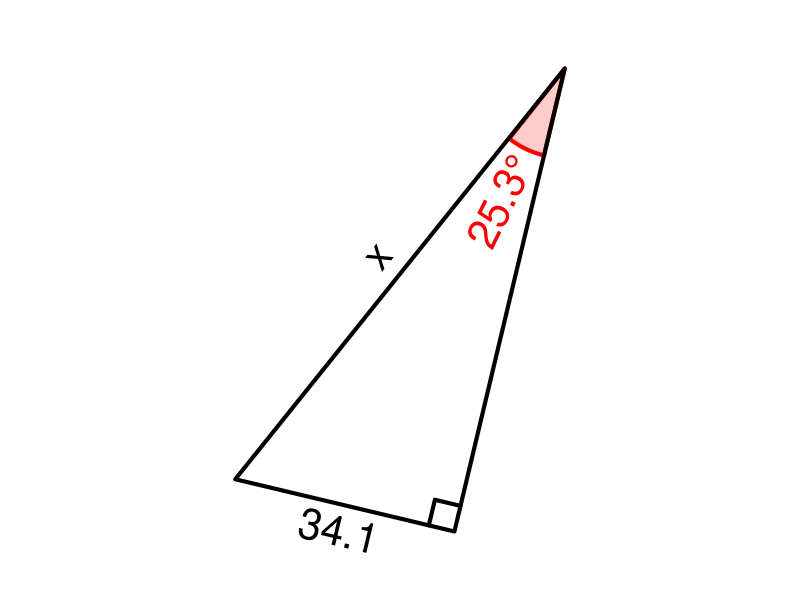
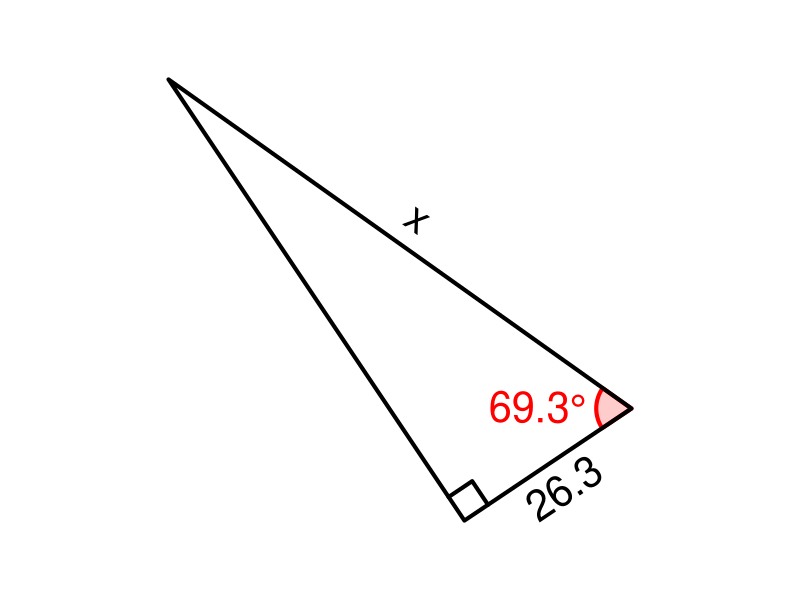
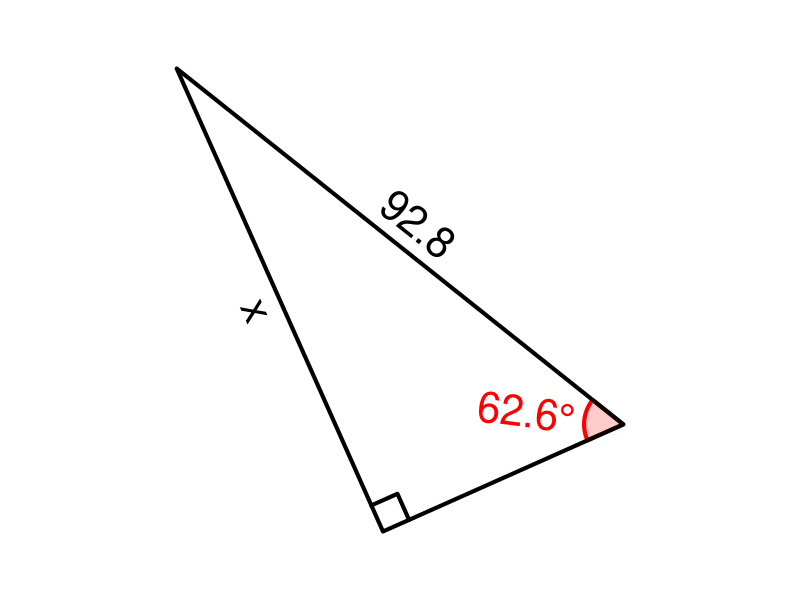
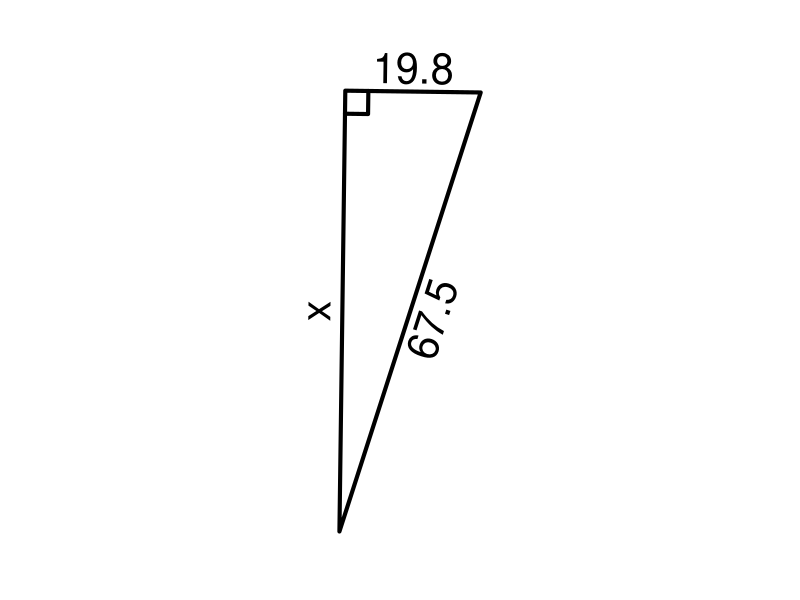
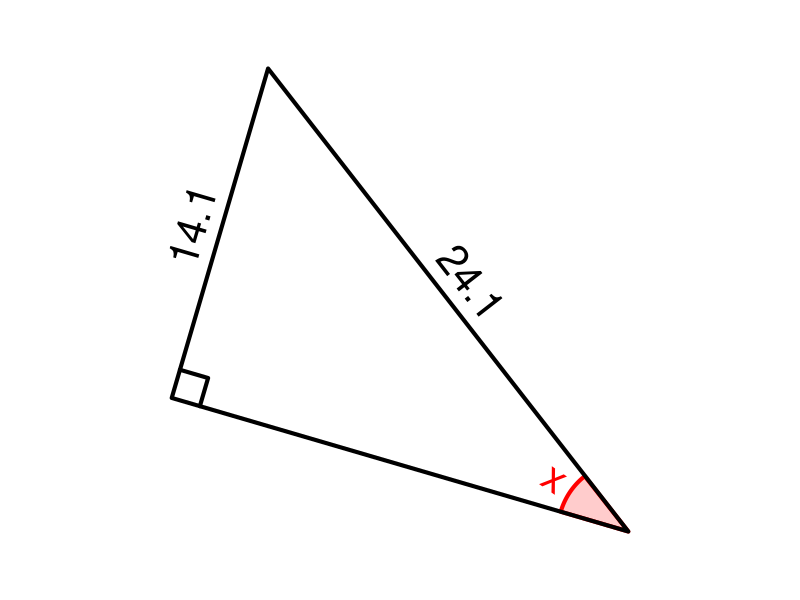
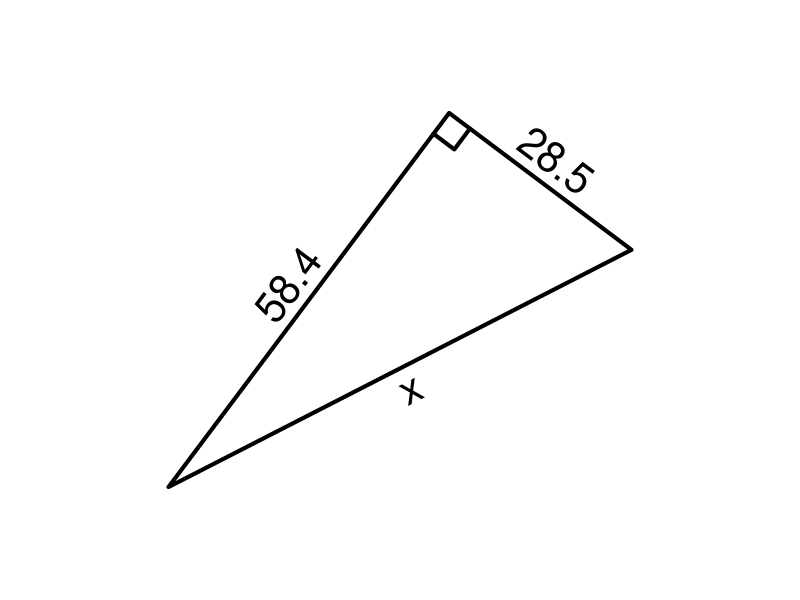
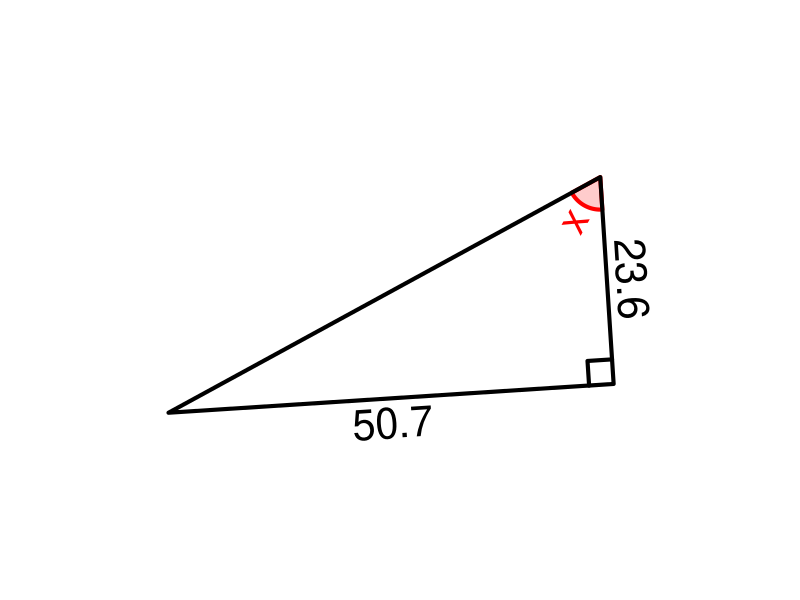
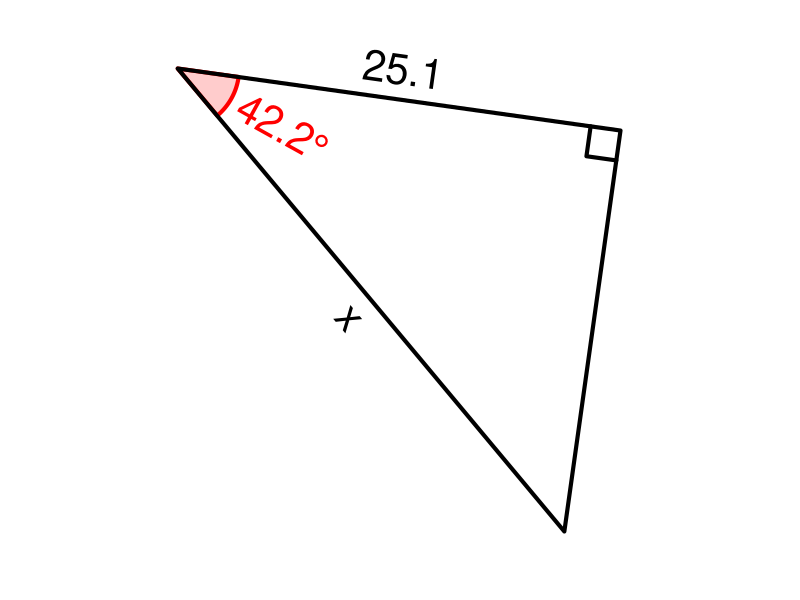

Recreate these plots in R, in order. (Note: this script raises an error after producing the figures.)
# Find the length or angle measure marked with an x. Type your answer using 3 significant figures. If the number is less than 1, use a leading 0. Angles are in RADIANS.

alist = ""

for(iii in 1:100){
    qt = sample(1:12,1)
    cex = 2.5
    lwd = 4
    # al,ol,hl,th
    while(T){
        deg = runif(1,15,79)
        th = deg/180*pi
        hl = runif(1,10,100)
        ol = hl*sin(th)
        al = hl*cos(th)
        if(ol>11 && al>11 && hl<99){break}
    }
    if(qt==1){ #ol=hl*sin(th)
        hyp = signif(hl,3)
        ang = signif(deg,3)
        labs = c("","x",sprintf("%.1f",hyp),sprintf("%.1f°",ang)) #a,o,h,t
        ans = signif(hyp*sin(ang/180*pi),3)
        ansstr = sprintf("%.1f",ans)
        atag = ""
    }
    if(qt==2){ #hl=ol/sin(th)
        opp = signif(ol,3)
        ang = signif(deg,3)
        labs = c("",sprintf("%.1f",opp),"x",sprintf("%.1f°",ang)) #a,o,h,t
        ans = signif(opp/sin(ang/180*pi),3)
        ansstr = sprintf("%.1f",ans)
        atag = ""
    }
    if(qt==3){ #th=asin(ol/hl)
        opp = signif(ol,3)
        hyp = signif(hl,3)
        labs = c("",sprintf("%.1f",opp),sprintf("%.1f",hyp),"x") #a,o,h,t
        ans = signif(asin(opp/hyp)/pi*180,3)
        ansstr = sprintf("%.1f°",ans)
        atag = "°"
    }
    if(qt==4){ #al=hl*cos(th)
        hyp = signif(hl,3)
        ang = signif(deg,3)
        labs = c("x","",sprintf("%.1f",hyp),sprintf("%.1f°",ang)) #a,o,h,t
        ans = signif(hyp*cos(ang/180*pi),3)
        ansstr = sprintf("%.1f",ans)
        atag = ""
    }
    if(qt==5){ #hl=al/cos(th)
        adj = signif(al,3)
        ang = signif(deg,3)
        labs = c(sprintf("%.1f",adj),"","x",sprintf("%.1f°",ang)) #a,o,h,t
        ans = signif(adj/cos(ang/180*pi),3)
        ansstr = sprintf("%.1f",ans)
        atag = ""
    }
    if(qt==6){ #th=acos(al/hl)
        adj = signif(al,3)
        hyp = signif(hl,3)
        labs = c(sprintf("%.1f",adj),"",sprintf("%.1f",hyp),"x") #a,o,h,t
        ans = signif(acos(adj/hyp)/pi*180,3)
        ansstr = sprintf("%.1f°",ans)
        atag = "°"
    }
    if(qt==7){ #ol=al*tan(th)
        adj = signif(al,3)
        ang = signif(deg,3)
        labs = c(sprintf("%.1f",adj),"x","",sprintf("%.1f°",ang)) #a,o,h,t
        ans = signif(adj*tan(ang/180*pi),3)
        ansstr = sprintf("%.1f",ans)
        atag = ""
    }
    if(qt==8){ #al=ol/tan(th)
        opp = signif(ol,3)
        ang = signif(deg,3)
        labs = c("x",sprintf("%.1f",opp),"",sprintf("%.1f°",ang)) #a,o,h,t
        ans = signif(opp/tan(ang/180*pi),3)
        ansstr = sprintf("%.1f",ans)
        atag = ""
    }
    if(qt==9){ #th=atan(ol/al)
        opp = signif(ol,3)
        adj = signif(al,3)
        labs = c(sprintf("%.1f",adj),sprintf("%.1f",opp),"","x") #a,o,h,t
        ans = signif(atan(opp/adj)/pi*180,3)
        ansstr = sprintf("%.1f°",ans)
        atag = "°"
    }
    if(qt==10){
        opp = signif(ol,3)
        adj = signif(al,3)
        labs = c(sprintf("%.1f",adj),sprintf("%.1f",opp),"x","") #a,o,h,t
        ansstr = sprintf("%.1f",signif(sqrt(opp^2+adj^2),3))
        ans = signif(sqrt(opp^2+adj^2),3)
        atag = ""
    }
    if(qt==11){
        opp = signif(ol,3)
        hyp = signif(hl,3)
        labs = c("x",sprintf("%.1f",opp),sprintf("%.1f",hyp),"") #a,o,h,t
        ansstr = sprintf("%.1f",signif(sqrt(hyp^2-opp^2),3))
        ans = signif(sqrt(hyp^2-opp^2),3)
        atag = ""
    }
    if(qt==12){
        adj = signif(al,3)
        hyp = signif(hl,3)
        labs = c(sprintf("%.1f",adj),"x",sprintf("%.1f",hyp),"") #a,o,h,t
        ansstr = sprintf("%.1f",signif(sqrt(hyp^2-adj^2),3))
        ans = signif(sqrt(hyp^2-adj^2),3)
        atag = ""
    }
    hstr = labs[3]
    astr = labs[1]
    ostr = labs[2]
    angstr = labs[4]
    png(paste0("p3/q",sprintf("%03d",iii),".png"),480,480)
    par(mar=c(0,0,0,0),pty="s")
    refl = sample(c(T,F),1)
    bmp = 0.05
    xs = c(0,cos(th),cos(th))
    ys = c(0,0,sin(th))
    xlo = cos(th)+bmp
    ylo = sin(th)/2
    srto = 90
    xla = cos(th)/2
    yla = -bmp
    srta = 0
    xlh = cos(th)/2+bmp*cos(th+pi/2)
    ylh = sin(th)/2+bmp*sin(th+pi/2)
    srth = th/pi*180
    xang = 1.5*bmp*cos(seq(0,th,pi/360))/th
    yang = 1.5*bmp*sin(seq(0,th,pi/360))/th
    xlang = 1.5*bmp*cos(th/2)/th+bmp/3*cos(th/2)
    ylang = 1.5*bmp*sin(th/2)/th+bmp/3*sin(th/2)
    srtang = th/2/pi*180
    xsq = c(cos(th)-bmp,cos(th)-bmp,cos(th))
    ysq = c(0,bmp,bmp)
    if(refl){
        xs = -xs
        xlo = -xlo
        srto = -90
        xla = -xla
        srta = 0
        xlh = -xlh
        srth = -th/pi*180
        xang = -xang
        xlang = -xlang
        srtang = -th/2/pi*180
        xsq = -xsq
    }
    rotang = runif(1,0,2*pi)
    xs2 = xs*cos(rotang)-ys*sin(rotang)
    ys2 = xs*sin(rotang)+ys*cos(rotang)
    xlo2 = xlo*cos(rotang)-ylo*sin(rotang)
    ylo2 = xlo*sin(rotang)+ylo*cos(rotang)
    srto2 = (srto+rotang/pi*180+90)%%180-90
    xla2 = xla*cos(rotang)-yla*sin(rotang)
    yla2 = xla*sin(rotang)+yla*cos(rotang)
    srta2 = (srta+rotang/pi*180+90)%%180-90
    xlh2 = xlh*cos(rotang)-ylh*sin(rotang)
    ylh2 = xlh*sin(rotang)+ylh*cos(rotang)
    srth2 = (srth+rotang/pi*180+90)%%180-90
    srtang2 = (srtang+rotang/pi*180+90)%%180-90
    xang2 = xang*cos(rotang)-yang*sin(rotang)
    yang2 = xang*sin(rotang)+yang*cos(rotang)
    xlang2 = xlang*cos(rotang)-ylang*sin(rotang)
    ylang2 = xlang*sin(rotang)+ylang*cos(rotang)
    xsq2 = xsq*cos(rotang)-ysq*sin(rotang)
    ysq2 = xsq*sin(rotang)+ysq*cos(rotang)
    xxx = c(xs2,xlo2,xla2,xlh2,xlang2)
    yyy = c(ys2,ylo2,yla2,ylh2,ylang2)
    widx = (max(xxx)-min(xxx))/2
    widy = (max(yyy)-min(yyy))/2
    midx = (max(xxx)+min(xxx))/2
    midy = (max(yyy)+min(yyy))/2
    wid = max(c(widx,widy))
    plot(0,0,"n",xlim=c(midx-wid*1.2,midx+wid*1.2),ylim=c(midy-wid*1.2,midy+wid*1.2),axes=F,ann=F)
    angadj = (xlang2<0)*1
    if(angstr!=""){
        polygon(c(0,xang2),c(0,yang2),border="red",col=rgb(1,0,0,0.2),lwd=lwd)
        text(xlang2,ylang2,angstr,srt=srtang2,col="red",cex=cex,adj=angadj)
    }
    polygon(xs2,ys2,lwd=lwd)
    lines(xsq2,ysq2,lwd=lwd)
    text(xlo2,ylo2,ostr,srt=srto2,cex=cex)
    text(xla2,yla2,astr,srt=srta2,cex=cex)
    text(xlh2,ylh2,hstr,srt=srth2,cex=cex)
    wa = sample(1:4,1)
    ach = ans+(1:4-wa)*0.2
    alist = paste0(alist,iii,". ",paste0(sprintf("%.1f",ach),atag,collapse=" ")," ",wa,"\n",collapse="")
    dev.off()
}

fileConn<-file("solutions3.txt")
writeLines(alist, fileConn)

# Find the length or angle marked with an x. Type your answer using 3 significant figures. If the number is less than 1, use a leading 0. Angles are in RADIANS.
